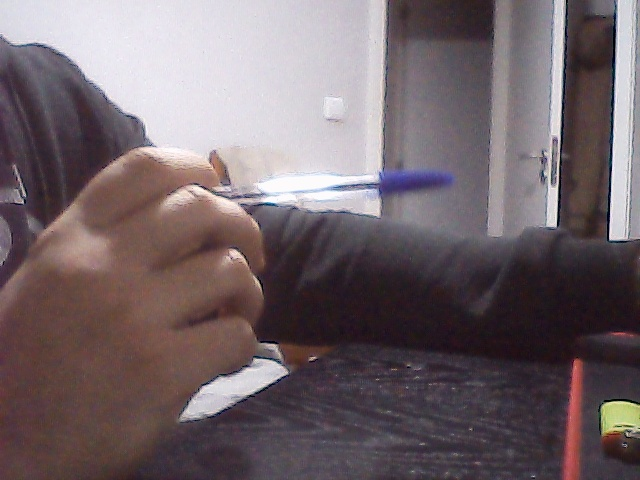
#> input picture calibration_images/left/left_0.jpg, 640 x 480 px, given in place of the camera
$ python bicPenTest.py
#> lines starting #> are read from the running program, lines starting #| are printed output that depends on the picture; after the words box and inside, x2 and y2 are one past the last pixel; in counts of white or black regions, pixels touching at a corner belong together
import cv2
import numpy as np

# Initialize drawing parameters
drawing_color = (0, 255, 0)  # Green color for drawing
drawing_thickness = 10       # Thickness of the drawing
drawing = False              # Flag to indicate drawing mode
prev_point = None            # Previous point for line drawing

# Function to handle mouse events (drawing)
def draw(event, x, y, flags, param):
    global drawing, prev_point

    if event == cv2.EVENT_LBUTTONDOWN:
        drawing = True
        prev_point = (x, y)
    elif event == cv2.EVENT_MOUSEMOVE:
        if drawing:
            cv2.line(frame, prev_point, (x, y), drawing_color, drawing_thickness)
            prev_point = (x, y)
    elif event == cv2.EVENT_LBUTTONUP:
        drawing = False

# Create trackbars for HSV color selection
def nothing(x):
    pass

cv2.namedWindow("Trackbars")
cv2.createTrackbar("L - H", "Trackbars", 0, 179, nothing)
#> slider 'L - H' is set to 35
cv2.createTrackbar("L - S", "Trackbars", 0, 255, nothing)
#> slider 'L - S' is set to 51
cv2.createTrackbar("L - V", "Trackbars", 0, 255, nothing)
#> slider 'L - V' is set to 51
cv2.createTrackbar("U - H", "Trackbars", 179, 179, nothing)
cv2.createTrackbar("U - S", "Trackbars", 255, 255, nothing)
cv2.createTrackbar("U - V", "Trackbars", 255, 255, nothing)

# Initialize camera
cap = cv2.VideoCapture(0)

# Set up the mouse callback function
cv2.namedWindow("Frame")
cv2.setMouseCallback("Frame", draw)

while True:
    _, frame = cap.read()
#> frame is the input picture: shape (480, 640, 3); mean B, G, R 106, 101.5, 114.4
    hsv = cv2.cvtColor(frame, cv2.COLOR_BGR2HSV)
#> hsv: shape (480, 640, 3); mean H, S, V 112.1, 48.9, 116.7

    # Get trackbar positions for HSV range
    l_h = cv2.getTrackbarPos("L - H", "Trackbars")
    l_s = cv2.getTrackbarPos("L - S", "Trackbars")
    l_v = cv2.getTrackbarPos("L - V", "Trackbars")
    u_h = cv2.getTrackbarPos("U - H", "Trackbars")
    u_s = cv2.getTrackbarPos("U - S", "Trackbars")
    u_v = cv2.getTrackbarPos("U - V", "Trackbars")

    # Define lower and upper HSV boundaries for the pen tip color
    lower_color = np.array([l_h, l_s, l_v])
    upper_color = np.array([u_h, u_s, u_v])

    # Threshold the HSV image to get only desired colors
    mask = cv2.inRange(hsv, lower_color, upper_color)
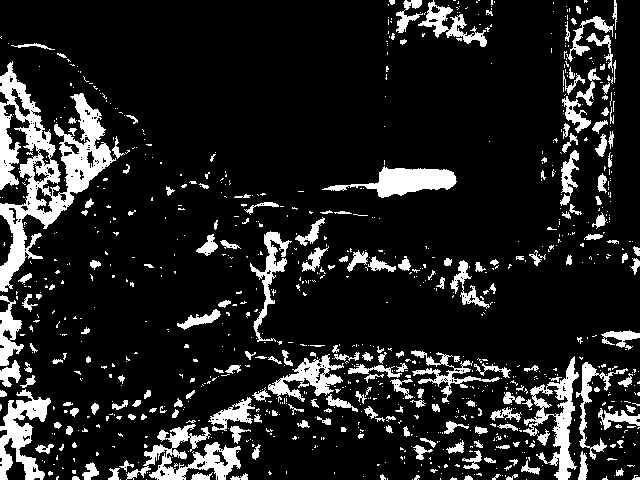
#> mask: shape (480, 640); 13.7% white; 942 white regions (732 under 20 px)

    # Find contours of the masked area
    contours, _ = cv2.findContours(mask, cv2.RETR_EXTERNAL, cv2.CHAIN_APPROX_SIMPLE)
#> contours = 938 contours, 790 with area under 20; largest, box (x1, y1, x2, y2) and area: (0, 61, 116, 292) 8601, (523, 356, 579, 480) 2328, (126, 424, 241, 480) 2178, (0, 389, 51, 480) 1902, (322, 166, 457, 198) 1811

    # Draw contours on the original frame
    for contour in contours:
        area = cv2.contourArea(contour)
        if area > 100:  # Filter out small noise
            cv2.drawContours(frame, [contour], -1, (0, 255, 0), 3)
            x, y, w, h = cv2.boundingRect(contour)
            cv2.rectangle(frame, (x, y), (x + w, y + h), (255, 0, 0), 2)
#> this loop made 938 passes
#> (area, x, y, w, h) on passes 56, 79, 82, 173, 179, 221, 232, 284, 292, 298, 312, 347: (141, 82, 462, 17, 18), (139.5, 578, 451, 10, 29), (112.5, 462, 450, 20, 20), (111.5, 230, 426, 21, 18), (2177.5, 126, 424, 115, 56), (307, 598, 408, 42, 22), (137.5, 490, 407, 32, 15), (571, 208, 397, 47, 34), (150.5, 326, 394, 32, 18), (116.5, 503, 392, 22, 12), (1902, 0, 389, 51, 91), (125.5, 390, 379, 23, 20)
#> area on passes 17, 19, 27, 29, 38, 40: 20.5, 20, 44.5, 81, 27, 62.5
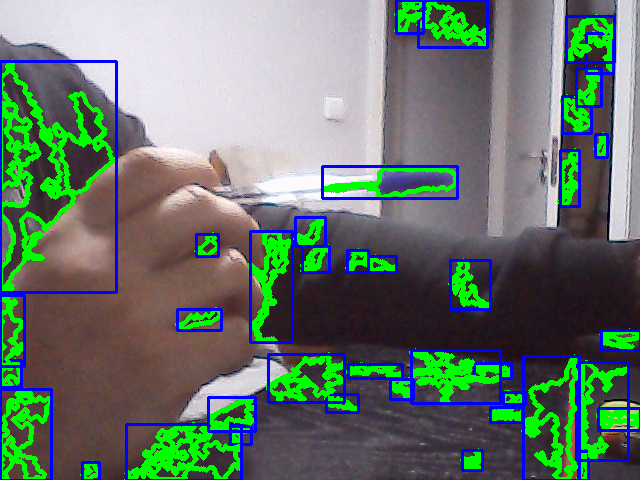
#> frame: shape (480, 640, 3); 16.4% of pixels changed, all inside (x1, y1, x2, y2) = (0, 0, 640, 480)

    # Draw lines based on mouse events
    if drawing:
        cv2.line(frame, prev_point, prev_point, drawing_color, drawing_thickness)

    # Display the frames
    cv2.imshow("Frame", frame)
    cv2.imshow("Mask", mask)

    # Exit the loop on 'q' key press
    if cv2.waitKey(1) & 0xFF == ord('q'):
#> (key q is pressed here)
        break

# Release the camera and close all windows
cap.release()
cv2.destroyAllWindows()

$ run again, on calibration_images/left/left_2.jpg
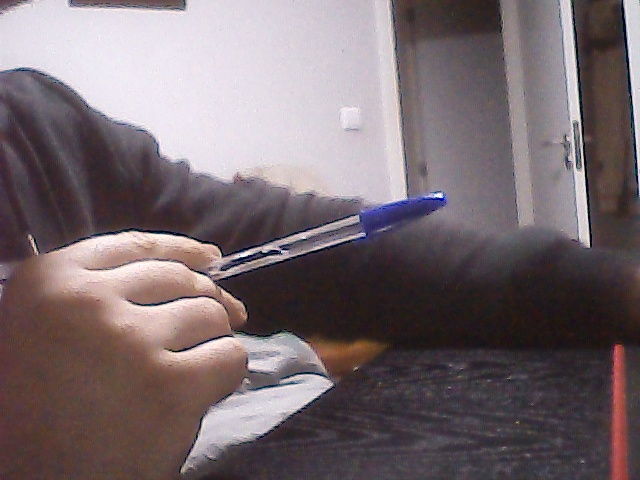
#> input picture calibration_images/left/left_2.jpg, 640 x 480 px, given in place of the camera
#> frame is the input picture: shape (480, 640, 3); mean B, G, R 110.4, 106.2, 119.1
#> hsv: shape (480, 640, 3); mean H, S, V 109.7, 45.5, 120.9
#> `mask = cv2.inRange(hsv, lower_color, upper_color)`:
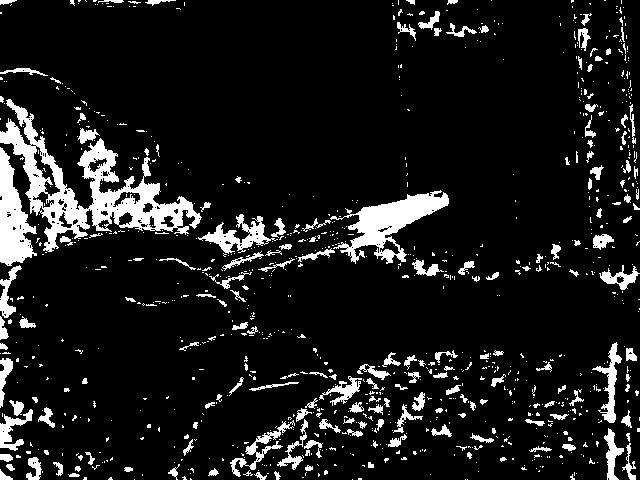
#> mask: shape (480, 640); 10.5% white; 955 white regions (773 under 20 px)
#> contours = 946 contours, 823 with area under 20; largest, box (x1, y1, x2, y2) and area: (0, 99, 202, 252) 8827, (330, 190, 449, 264) 3085, (0, 147, 37, 266) 2258, (198, 214, 278, 254) 937, (592, 342, 622, 423) 594
#> the loop `for contour in contours:` made 946 passes
#> (area, x, y, w, h) on passes 73, 124, 165, 189, 197, 234, 241, 245: (174.5, 26, 457, 16, 23), (113.5, 622, 443, 14, 37), (375.5, 604, 428, 20, 52), (494.5, 230, 420, 65, 57), (232, 277, 419, 31, 51), (444.5, 0, 409, 33, 42), (116.5, 38, 407, 17, 21), (131, 393, 404, 30, 29)
#> after the loop `for contour in contours:`:
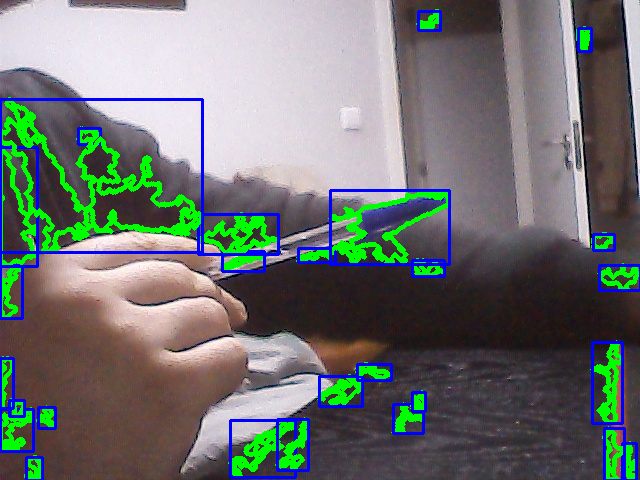
#> frame: shape (480, 640, 3); 9.93% of pixels changed, all inside (x1, y1, x2, y2) = (0, 9, 640, 480)
